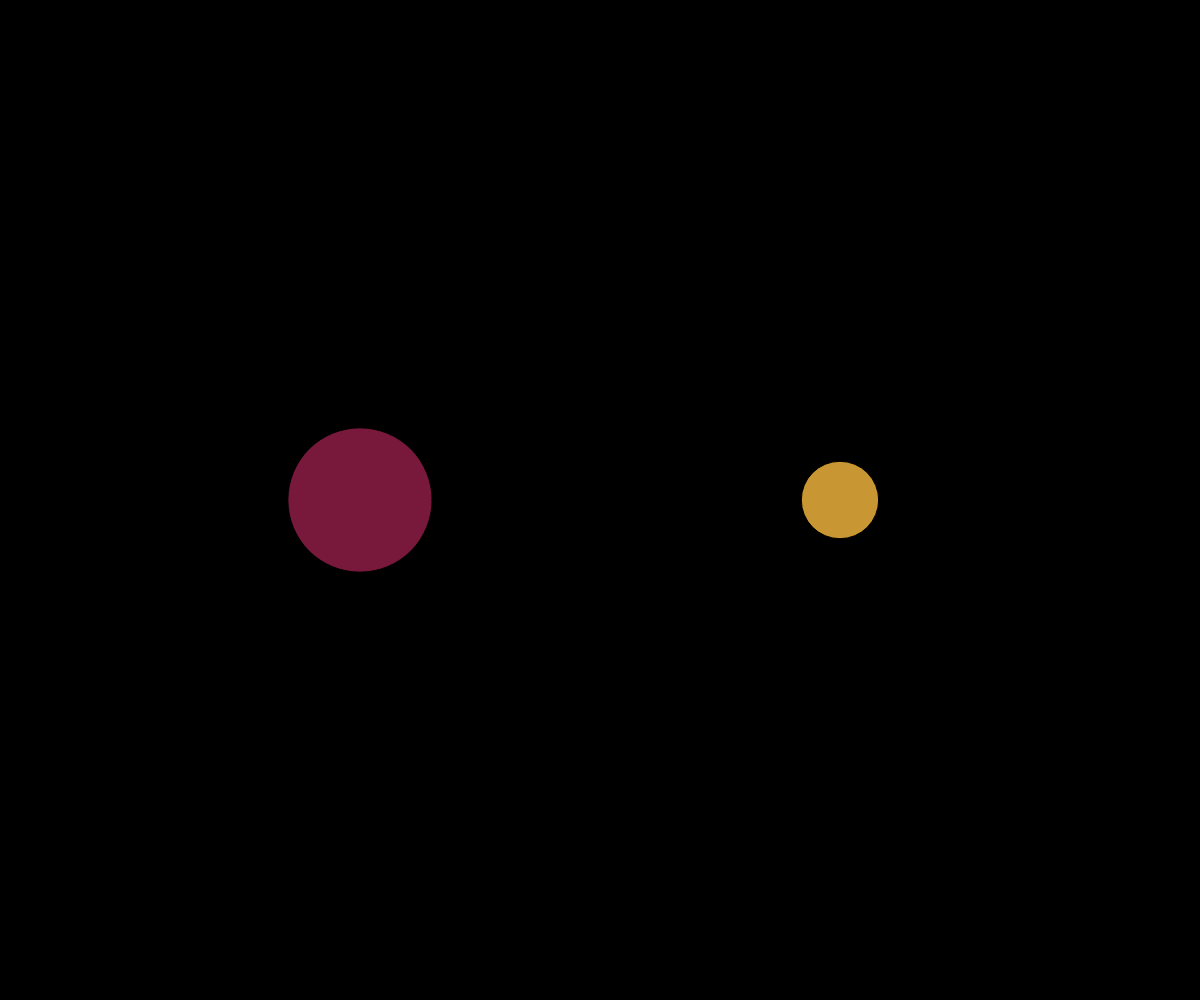
Frame 1 (no input)
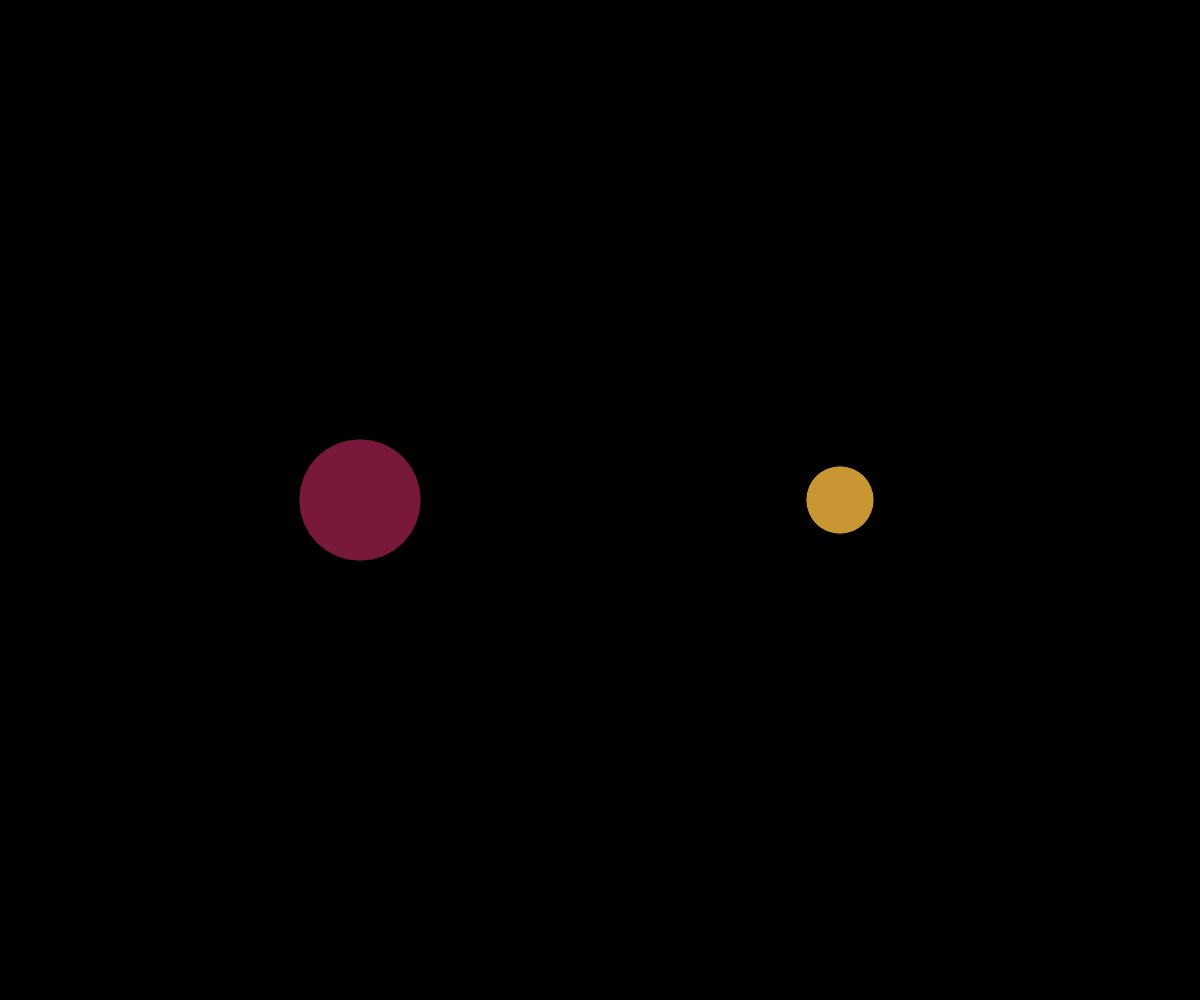
Frame 60 (no input)
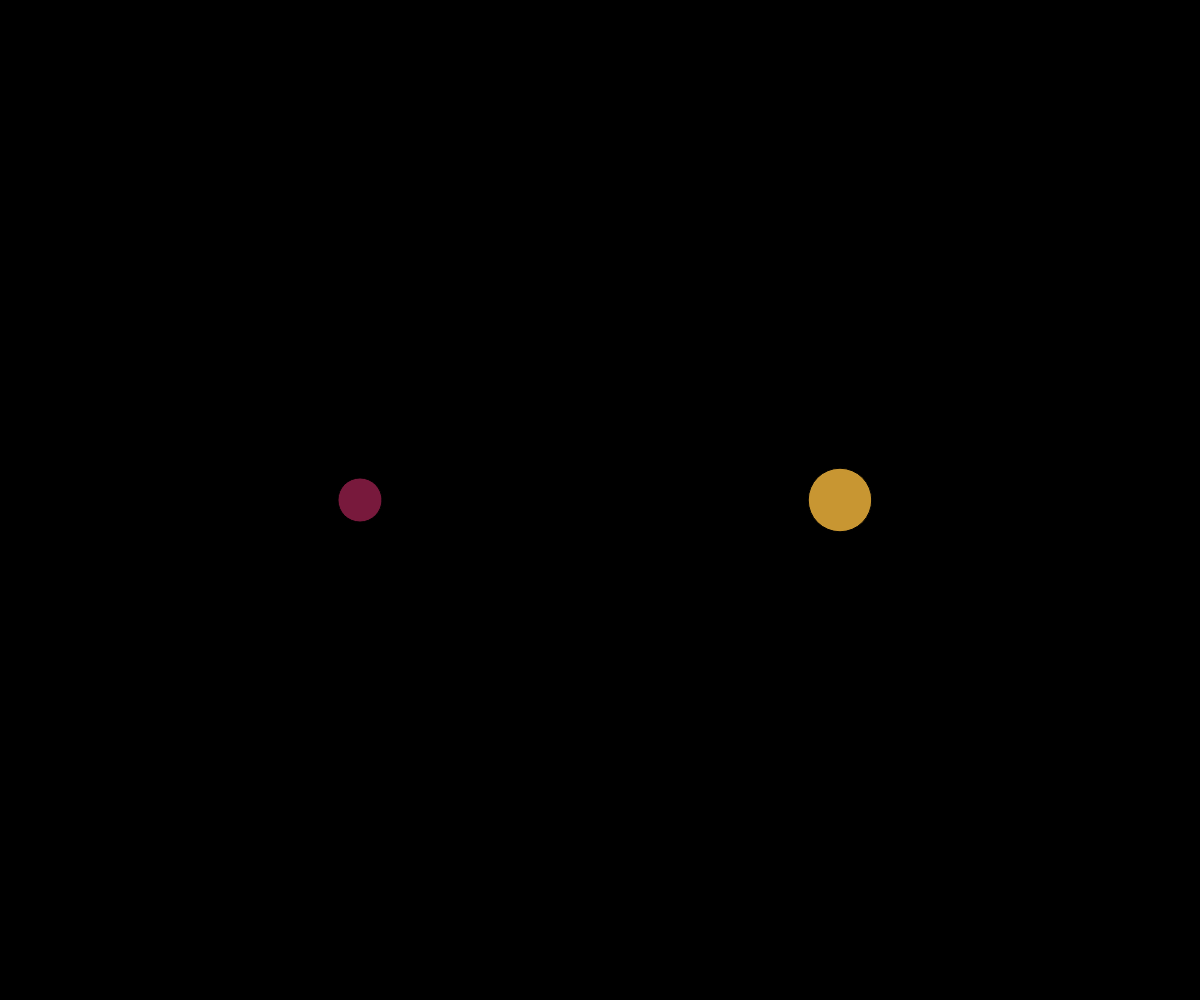
Frame 120 (the mouse pressed at the canvas centre since frame 60)

The p5.js sketch that drew these frames (run headless with seeded random() and noise() and a simulated clock; from frame 60 on, the mouse is pressed at the canvas centre):

// p5.js sketch
// ── sketch.js
// Project Title
// Your Name
// Date
//
// Looking at unprediactbility 
// Specifically the difference between
// Uniformly distributed numbers
// And Perlin Noise
//
// Challenge: use noise() to make/use a 
// 

//Global Variables
let d1, d2;
let minSize = 5; let maxSize = 200;
let x1, x2, y1, y2;

//variables for using noise()
let noiseTime = 5, noiseSpeed = 0.015;
//"noiseSpeed" controls how connected 
//the random noise()

let ySpeed = 8; //range: -5 and +5
let yNoiseTime = 10, yNoiseSpeed = 0.1;


 
function setup() {
  createCanvas(windowWidth, windowHeight);
  x1 = width*0.3; y1 = height*0.5;
  x2 = width*0.7; y2 = height*0.5;
  // frameRate(3);
}

function draw() {
   background(0)
   ySpeed = noise 
  // randomSeed(703); // actual value
  // stars();
  randomCircle();
  noiseCircle();
} 


function noiseCircle(){
  //draw a fixed circle 
  //Changing (but smoother!) diameter
  fill(200,150,50);
  d2 = noise(noiseTime); 
  d2 = map(d2, 0, 1, minSize, maxSize);
  circle(x2, y2, d2)
noiseTime += noiseSpeed
}





function randomCircle(){
  // draw a fixed circle with random()ly
  // Changing diameter
  fill(120,25,60);
  d1 = random(minSize, maxSize);
  circle(x1, y1, d1);
}







function stars(){
  /// use random() to generate 100 stars
  fill(255);
  for(let i = 0; i < 100; i++){
    let x = random(0,width);
    let y = random(0,height)
    circle(x,y,3);
  }




  
}
